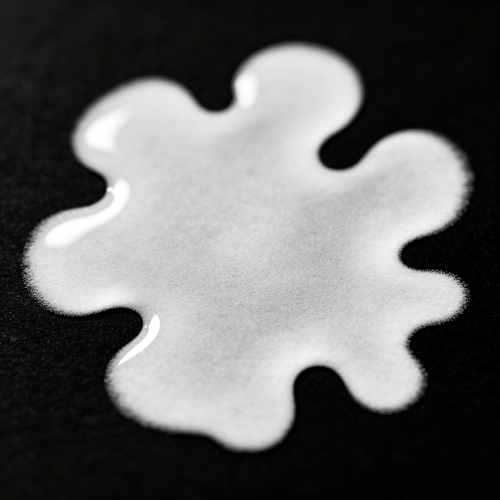
#> input picture sample.png, 500 x 500 px
$ python test13.py
#> lines starting #> are read from the running program, lines starting #| are printed output that depends on the picture; after the words box and inside, x2 and y2 are one past the last pixel; in counts of white or black regions, pixels touching at a corner belong together
import cv2
import numpy as np

img=cv2.imread('sample.png')
#> img is the input picture: shape (500, 500, 3); mean B, G, R 100.9, 102, 102
#灰度
gray=cv2.cvtColor(img,cv2.COLOR_BGR2GRAY)
#二值化
ret,binary = cv2.threshold(gray,127,255,cv2.THRESH_BINARY)
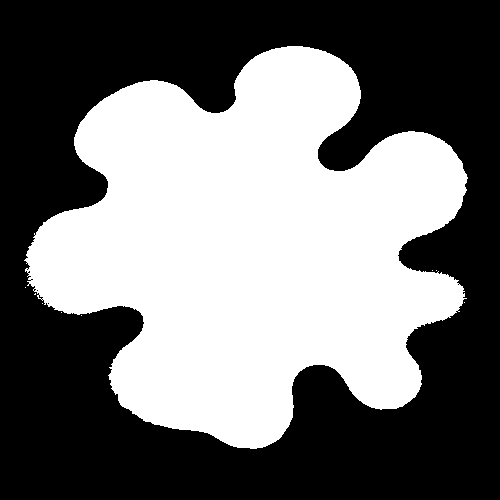
#> binary: shape (500, 500); 45.1% white; 9 white regions (8 under 20 px)
#查找轮廓
contours,hierarchy=cv2.findContours(binary,cv2.RETR_TREE,cv2.CHAIN_APPROX_SIMPLE)
#> contours = 18 contours, 17 with area under 20; largest, box (x1, y1, x2, y2) and area: (24, 46, 468, 449) 111817

#绘制轮廓
cv2.drawContours(img,contours,-1,(0,255,0),3)
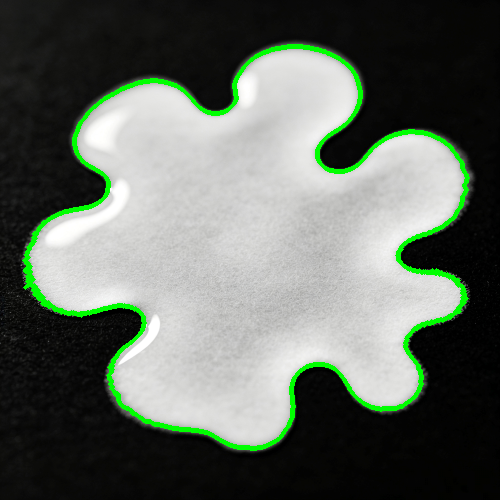
#> img: shape (500, 500, 3); 3.41% of pixels changed, all inside (x1, y1, x2, y2) = (22, 44, 470, 451)
#绘制轮廓后的图像
cv2.imshow('Contours',img)
cv2.waitKey(0)
cv2.destroyAllWindows()
#计算面积
area = 0
for i in contours:
    area += cv2.contourArea(i)
#> this loop made 18 passes
#> area on passes 9, 12, 14, 16, 17: 111817.5, 111834, 111841.5, 111847.5, 111853
#> (i, area) on passes 10, 11, 13, 15, 18: ([[47, 303], [48, 302], [49, 303], [48, 304]], 111819.5), ([[41, 299], [42, 298], [43, 299], [42, 300]], 111821.5), ([[36, 290], [37, 289], [38, 290], [37, 291]], 111836), ([[457, 284], [458, 283], [459, 284], [458, 285]], 111843.5), ([[26, 269], [27, 268], [28, 269], [27, 270]], 111855)
#> after the loop, area = 111855
print(area)
#| 111855.0
